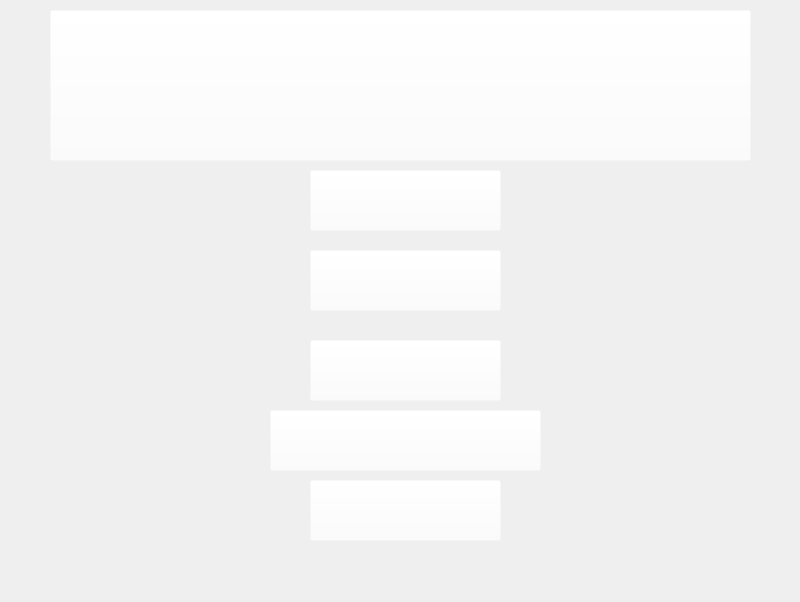
<?xml version="1.0" encoding="UTF-8"?>
<ui version="4.0">
 <class>MainWindow</class>
 <widget class="QMainWindow" name="MainWindow">
  <property name="geometry">
   <rect>
    <x>0</x>
    <y>0</y>
    <width>800</width>
    <height>602</height>
   </rect>
  </property>
  <property name="windowTitle">
   <string>MainWindow</string>
  </property>
  <property name="windowOpacity">
   <double>1.000000000000000</double>
  </property>
  <property name="autoFillBackground">
   <bool>false</bool>
  </property>
  <property name="tabShape">
   <enum>QTabWidget::Rounded</enum>
  </property>
  <widget class="QWidget" name="centralWidget">
   <property name="autoFillBackground">
    <bool>false</bool>
   </property>
   <property name="styleSheet">
    <string notr="true"/>
   </property>
   <widget class="QWidget" name="widget" native="true">
    <property name="geometry">
     <rect>
      <x>0</x>
      <y>0</y>
      <width>800</width>
      <height>600</height>
     </rect>
    </property>
    <property name="styleSheet">
     <string notr="true"/>
    </property>
    <widget class="QPushButton" name="pushButton">
     <property name="geometry">
      <rect>
       <x>50</x>
       <y>10</y>
       <width>701</width>
       <height>151</height>
      </rect>
     </property>
     <property name="styleSheet">
      <string notr="true">background-color: rgba(255, 255, 255, 0);</string>
     </property>
     <property name="text">
      <string/>
     </property>
     <property name="icon">
      <iconset resource="resources.qrc">
       <normaloff>:/images/images/misadv.png</normaloff>:/images/images/misadv.png</iconset>
     </property>
     <property name="iconSize">
      <size>
       <width>650</width>
       <height>400</height>
      </size>
     </property>
    </widget>
    <widget class="QPushButton" name="pbExit">
     <property name="geometry">
      <rect>
       <x>310</x>
       <y>480</y>
       <width>191</width>
       <height>61</height>
      </rect>
     </property>
     <property name="styleSheet">
      <string notr="true">background-color: rgba(255, 255, 255, 0);</string>
     </property>
     <property name="text">
      <string/>
     </property>
     <property name="icon">
      <iconset resource="resources.qrc">
       <normaloff>:/images/images/Exit.png</normaloff>:/images/images/Exit.png</iconset>
     </property>
     <property name="iconSize">
      <size>
       <width>160</width>
       <height>40</height>
      </size>
     </property>
    </widget>
    <widget class="QPushButton" name="pbHighscore">
     <property name="geometry">
      <rect>
       <x>270</x>
       <y>410</y>
       <width>271</width>
       <height>61</height>
      </rect>
     </property>
     <property name="styleSheet">
      <string notr="true">background-color: rgba(255, 255, 255, 0);</string>
     </property>
     <property name="text">
      <string/>
     </property>
     <property name="icon">
      <iconset resource="resources.qrc">
       <normaloff>:/images/images/Highscores.png</normaloff>:/images/images/Highscores.png</iconset>
     </property>
     <property name="iconSize">
      <size>
       <width>250</width>
       <height>70</height>
      </size>
     </property>
    </widget>
    <widget class="QPushButton" name="pbLoad">
     <property name="geometry">
      <rect>
       <x>310</x>
       <y>250</y>
       <width>191</width>
       <height>61</height>
      </rect>
     </property>
     <property name="styleSheet">
      <string notr="true">background-color: rgba(255, 255, 255, 0);</string>
     </property>
     <property name="text">
      <string/>
     </property>
     <property name="icon">
      <iconset resource="resources.qrc">
       <normaloff>:/images/images/Load.png</normaloff>:/images/images/Load.png</iconset>
     </property>
     <property name="iconSize">
      <size>
       <width>160</width>
       <height>40</height>
      </size>
     </property>
    </widget>
    <widget class="QPushButton" name="pbStart">
     <property name="geometry">
      <rect>
       <x>310</x>
       <y>170</y>
       <width>191</width>
       <height>61</height>
      </rect>
     </property>
     <property name="styleSheet">
      <string notr="true">background-color: rgba(255, 255, 255, 0);</string>
     </property>
     <property name="text">
      <string/>
     </property>
     <property name="icon">
      <iconset resource="resources.qrc">
       <normaloff>:/images/images/Start.png</normaloff>:/images/images/Start.png</iconset>
     </property>
     <property name="iconSize">
      <size>
       <width>160</width>
       <height>40</height>
      </size>
     </property>
    </widget>
    <widget class="QPushButton" name="pbControls">
     <property name="geometry">
      <rect>
       <x>310</x>
       <y>340</y>
       <width>191</width>
       <height>61</height>
      </rect>
     </property>
     <property name="styleSheet">
      <string notr="true">background-color: rgba(255, 255, 255, 0);</string>
     </property>
     <property name="text">
      <string/>
     </property>
     <property name="icon">
      <iconset resource="resources.qrc">
       <normaloff>:/images/images/Help.png</normaloff>:/images/images/Help.png</iconset>
     </property>
     <property name="iconSize">
      <size>
       <width>180</width>
       <height>50</height>
      </size>
     </property>
    </widget>
    <widget class="QWidget" name="widget_2" native="true">
     <property name="geometry">
      <rect>
       <x>0</x>
       <y>0</y>
       <width>800</width>
       <height>600</height>
      </rect>
     </property>
     <property name="styleSheet">
      <string notr="true">image: url(:/images/images/landscape.png);</string>
     </property>
    </widget>
    <zorder>widget_2</zorder>
    <zorder>pushButton</zorder>
    <zorder>pbExit</zorder>
    <zorder>pbHighscore</zorder>
    <zorder>pbLoad</zorder>
    <zorder>pbStart</zorder>
    <zorder>pbControls</zorder>
   </widget>
  </widget>
 </widget>
 <layoutdefault spacing="6" margin="11"/>
 <resources>
  <include location="resources.qrc"/>
 </resources>
 <connections/>
</ui>
